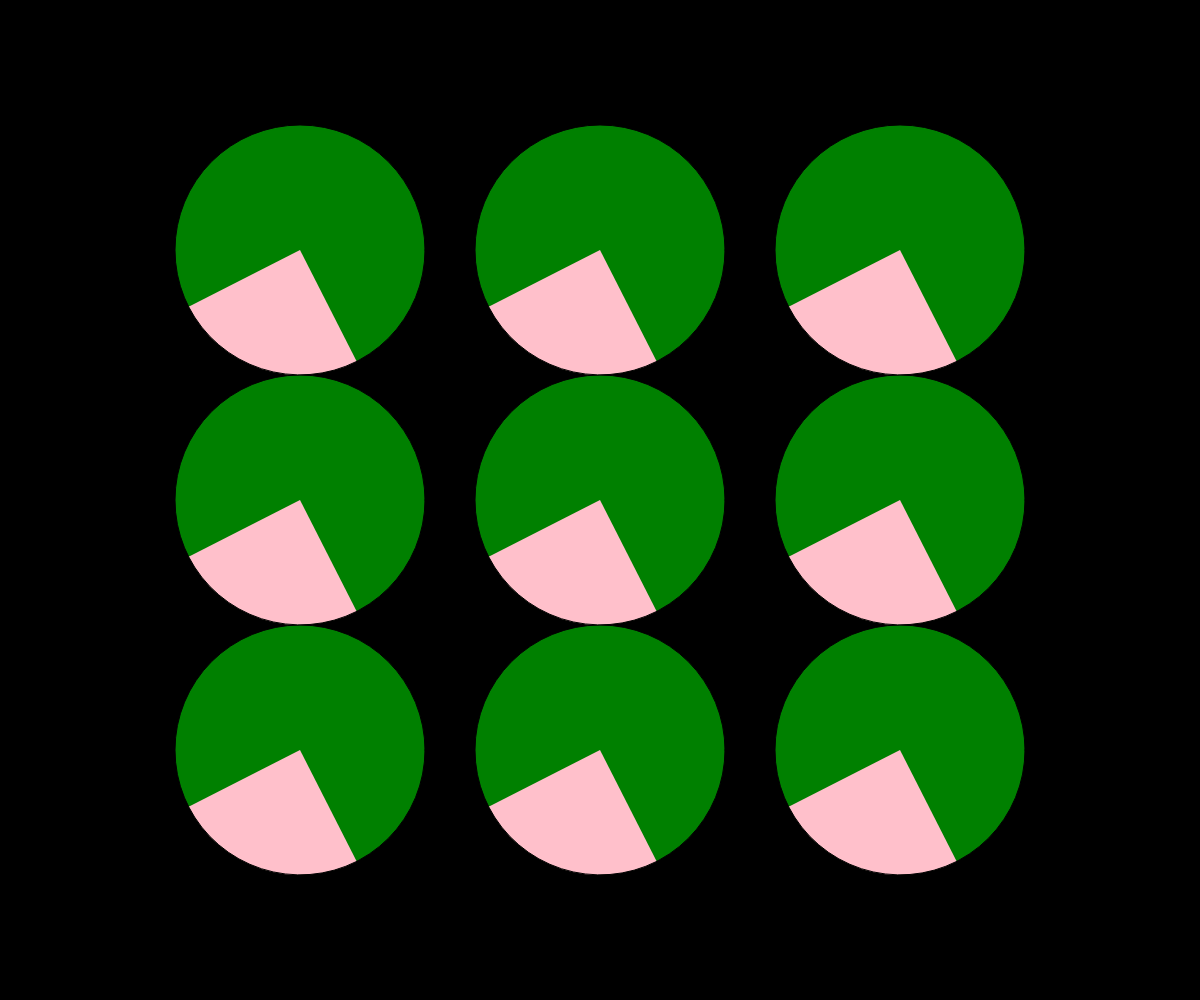
Frame 1 (no input)
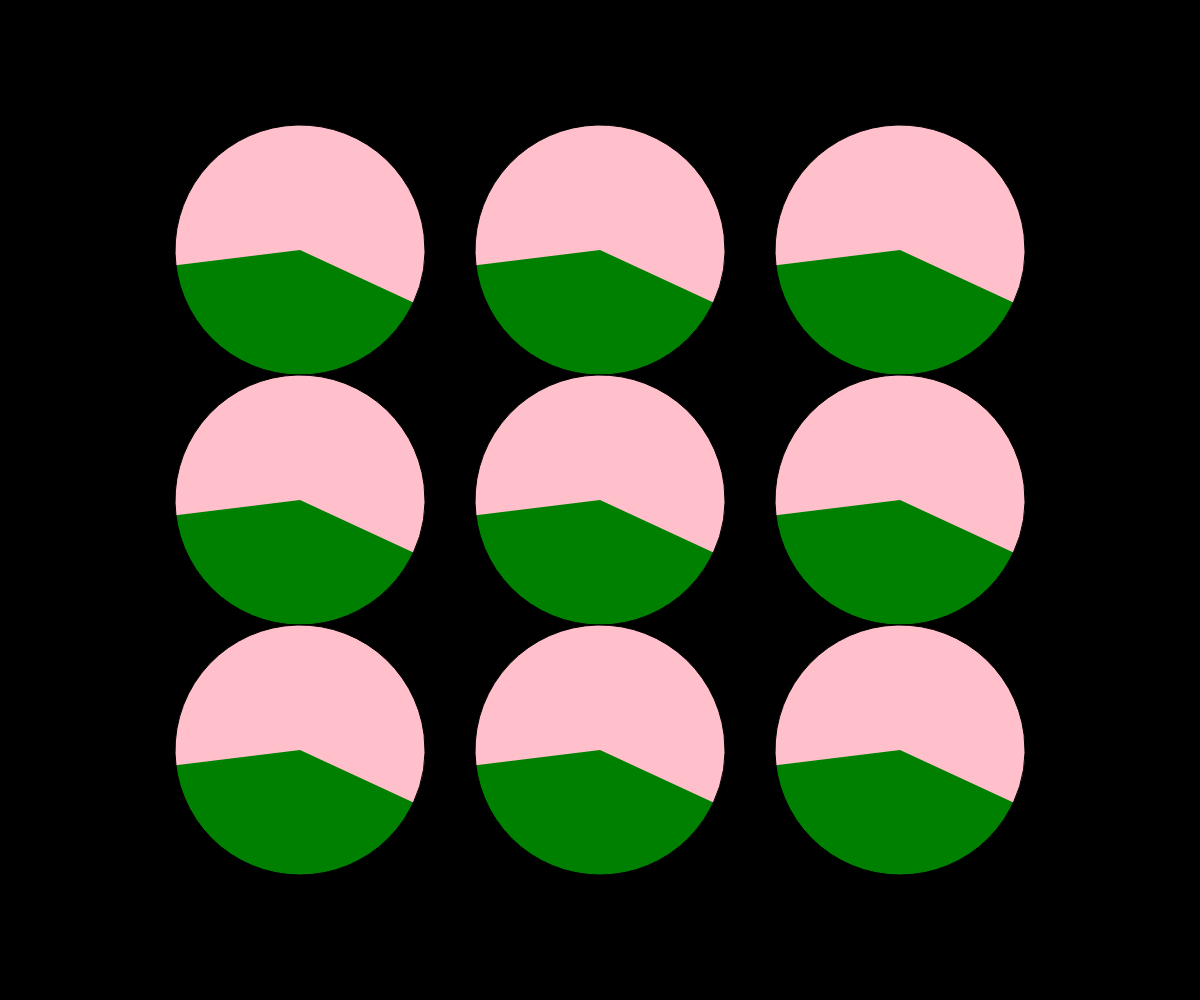
Frame 60 (no input)
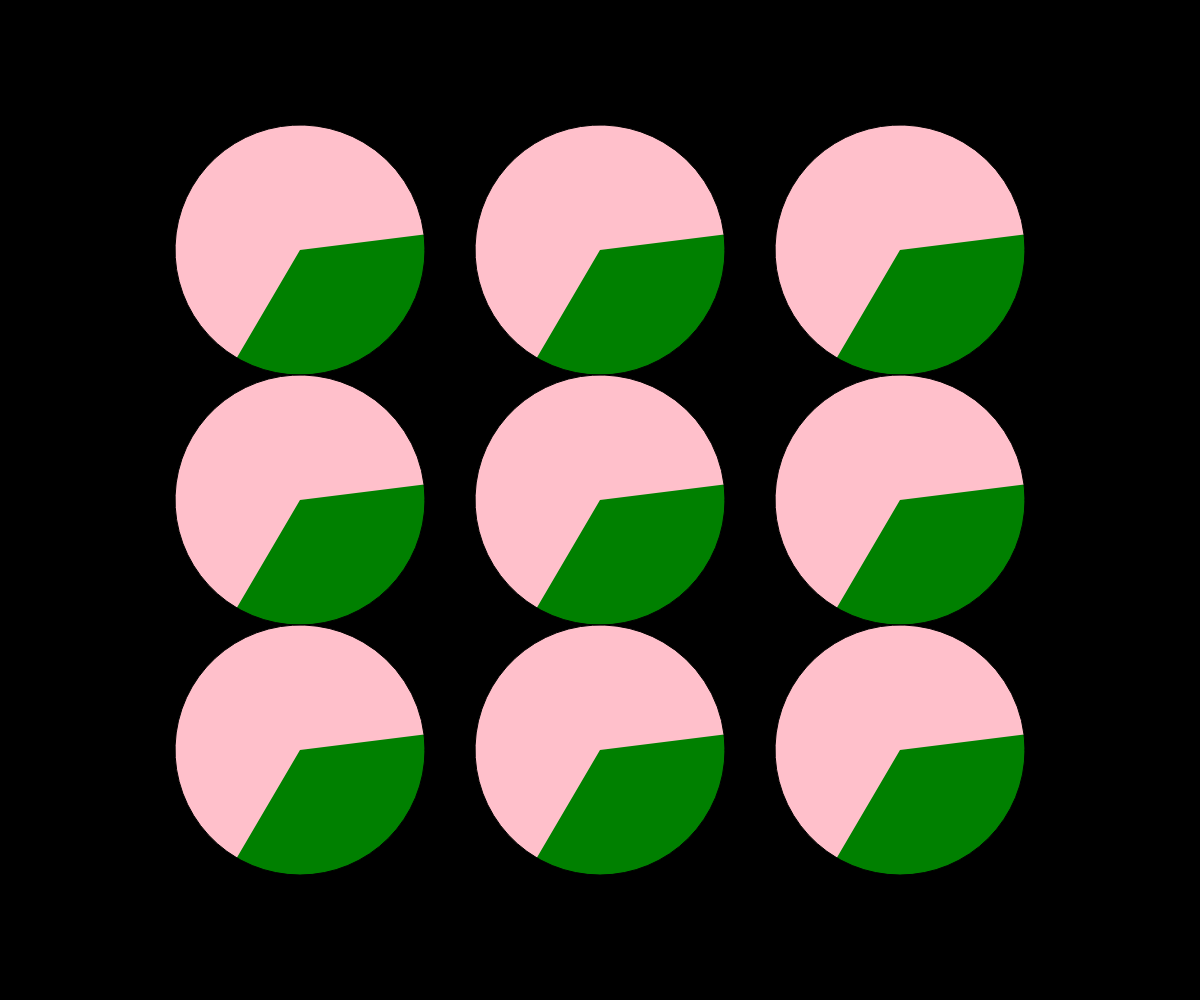
Frame 120 (the mouse pressed at the canvas centre since frame 60)

The p5.js sketch that drew these frames (run headless with seeded random() and noise() and a simulated clock; from frame 60 on, the mouse is pressed at the canvas centre):

// p5.js sketch
// ── sketch.js


let grid = [] // array
let schnitzelgrid = []
let angle = 0;
let atarget = 0;
let atargetoff = -360;
let g = 0;
let gtarget = 0;
let size;
let colour = 'green'
let w = 0
let h = 0
let firstangle = 90
let secondangle = 180


function setup () {
    createCanvas(windowWidth,windowHeight)
    angleMode(DEGREES)
    size = height / 4;
    
	for (let y = height / 4; y < height; y += height / 4) {
		for (let x = width / 4; x < width; x += width / 4) {
            let newEllipses= new Ellipses(x, y, size, size, colour)
            newEllipses.display()
   
        
           grid.push(newEllipses)
		}
    }
 
    for (let y = 1 ; y < 4; y += 1 ) {
		for (let x = 1 ; x < 4; x += 1) {
            let schnitzel = new Schnitzel(x, y, size, size, firstangle, secondangle)
            console.log(x)
            schnitzelgrid.push(schnitzel)
		}
    }
}


 function draw() {
    background(0);
    for (let i = 0; i < grid.length; i += 1) {
        let currentCell = grid[i]
        currentCell.display()
        // grid[4].changeColour('yellow')
 
    }  
   
    atarget = map(mouseX, 0, width, -180, 180);	
	if (abs(mouseX - width / 2) < 50) {
		angle = lerp(angle, atargetoff, 0.05);
	} else {
		angle = lerp(angle, atarget + atargetoff, 0.05);
	}

	gtarget = map(mouseY, 100, height - 100, 0, 255);
	g = lerp(g, gtarget, 0.02);
	
    
     for (let i = 0; i < schnitzelgrid.length; i += 1) {
        let currentCell = schnitzelgrid[i]
        currentCell.display()
        schnitzelgrid[i].changeAngle(atarget,gtarget)
        schnitzelgrid[i].changeFill(g)
 
     }
}
// ── classes.js
class Ellipses {

    constructor(x, y, height, weight, colour) { // werte werden übergeben
        this.xAchse = x
        this.yAchse = y
        this.w = height
        this.h = weight
        this.fillcolour = colour

    }
    display() {
        fill(this.fillcolour);
        ellipse(this.xAchse, this.yAchse, this.h, this.w);
    }

    changeColour(colour){ //methode
    this.fillcolour = colour
} 

}

class Schnitzel{ 
    constructor(w, h, s, s2, firstangle, secondangle, width, height){
        this.w = w
        this.h = h   
        this.s = s
        this.s2 = s2
        this.firstangle = firstangle
        this.secondangle = secondangle
     }

    display(){
        fill('pink')
        arc(this.w * width/ 4, this.h * height/ 4, size, size, angle + this.firstangle, angle + this.secondangle); 
    }

    changeAngle(mouseX,mouseY){ //methode
        this.secondangle = mouseX
        this.firstangle = mouseY
    }

    changeFill(color) {
        fill(color)
    }
}
